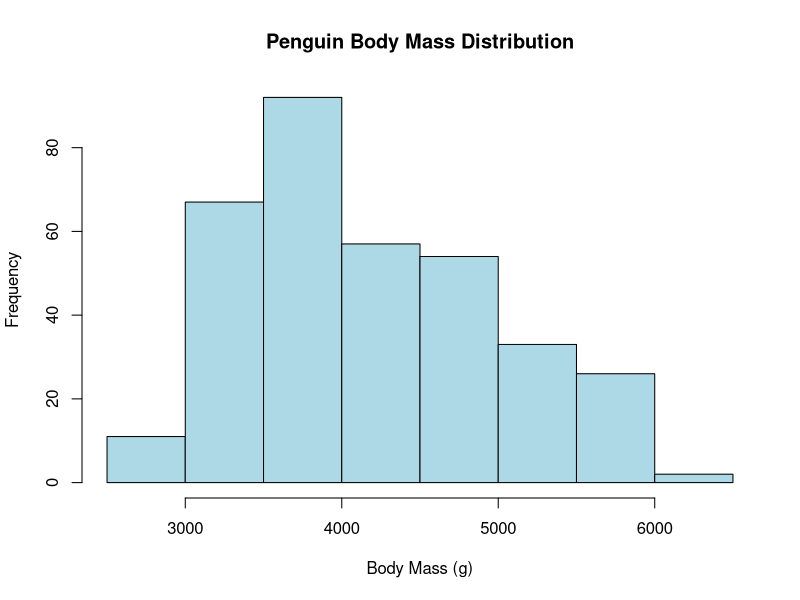
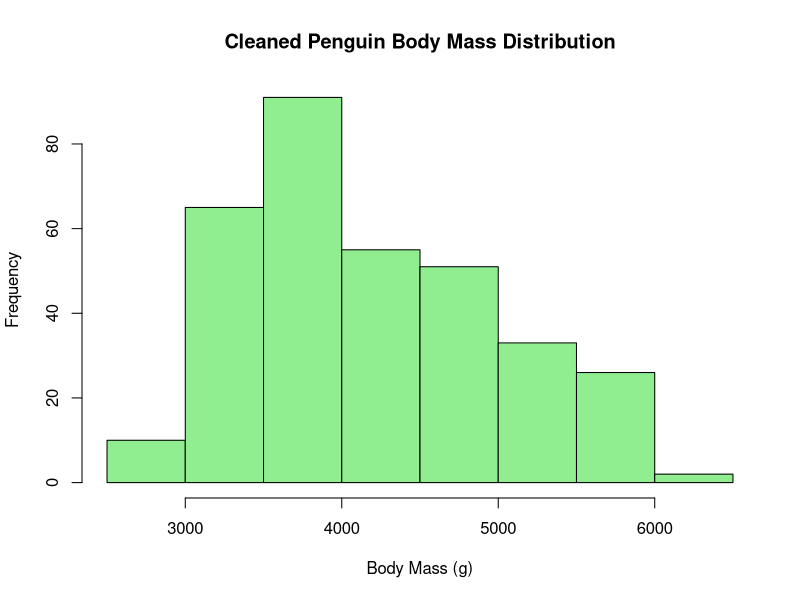
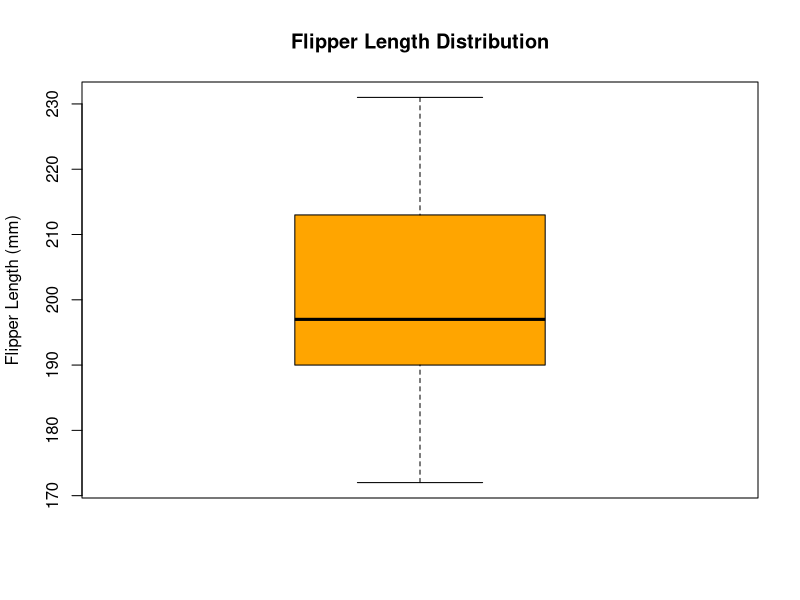
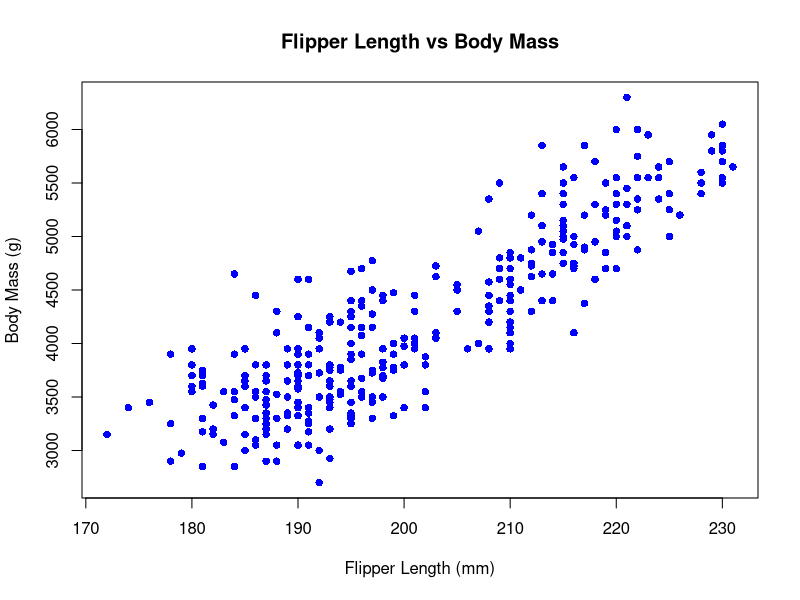
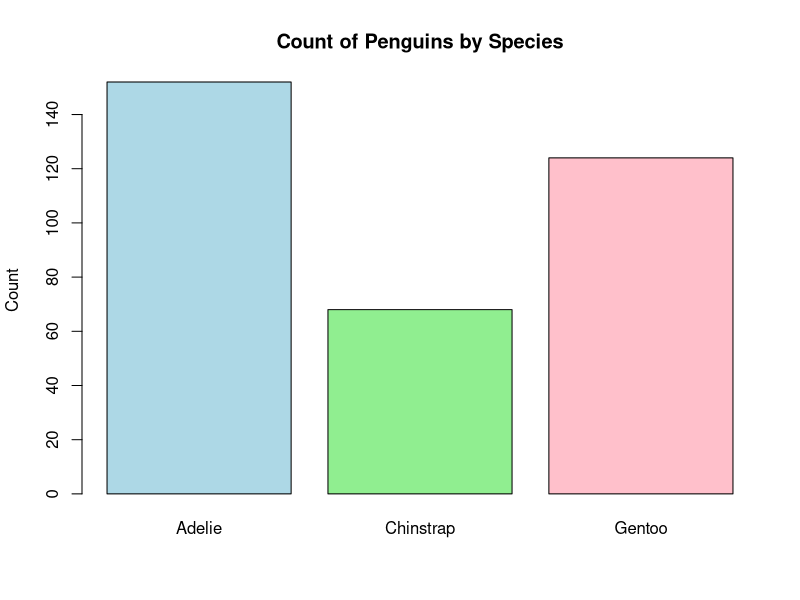

Write the R code that produced these figures, in order.
## ---- chunk 1
# install.packages("palmerpenguins")  # Install package (only needed once)
library(palmerpenguins)  # Load the package
data("penguins")  # Load the dataset
## ---- chunk 2
# View first 10 rows
head(penguins, 10)

# Summary statistics
summary(penguins)

# List all variables (column names)
names(penguins)

# Count the number of observations (rows)
nrow(penguins)

# Count the number of variables (columns)
ncol(penguins)

# Get dataset dimensions (rows & columns)
dim(penguins)

# Check data types of each column
str(penguins)

# Count unique values in categorical columns
table(penguins$species)
table(penguins$sex)
table(penguins$island)
## ---- chunk 3
# Identify and count rows with missing values
sum(!complete.cases(penguins))  # Total missing rows

# Check missing values per column
colSums(is.na(penguins))

# Remove rows with missing values
clean_penguins <- na.omit(penguins)

# Verify changes
nrow(penguins)       # Original dataset size
nrow(clean_penguins)  # Size after removing missing values
## ---- chunk 4
# Calculate mean and median of flipper length column (handling missing values)
mean(penguins$flipper_length_mm, na.rm = TRUE)
median(penguins$flipper_length_mm, na.rm = TRUE)

# Filter penguins of species "Adelie" with flipper length > 200mm
filtered_penguins <- subset(penguins, species == "Adelie" & flipper_length_mm > 200)

# Create a new BMI column (Body Mass Index based on flipper length)
penguins$BMI <- penguins$body_mass_g / (penguins$flipper_length_mm ^ 2)
clean_penguins$BMI <- clean_penguins$body_mass_g / (clean_penguins$flipper_length_mm ^ 2)

# Display first 10 BMI values
head(penguins$BMI, 10)
head(clean_penguins$BMI, 10)
## ---- chunk 5
# Histogram of Body Mass
hist(penguins$body_mass_g, main = "Penguin Body Mass Distribution", xlab = "Body Mass (g)", col = "lightblue")
hist(clean_penguins$body_mass_g, main = "Cleaned Penguin Body Mass Distribution", xlab = "Body Mass (g)", col = "lightgreen")

# Boxplot of Flipper Length
boxplot(penguins$flipper_length_mm, main = "Flipper Length Distribution", ylab = "Flipper Length (mm)", col = "orange")

# Scatter Plot: Flipper Length vs. Body Mass
plot(
  penguins$flipper_length_mm, penguins$body_mass_g,
  main = "Flipper Length vs Body Mass",
  xlab = "Flipper Length (mm)", ylab = "Body Mass (g)",
  col = "blue", pch = 16
)

# Bar Plot: Count of Penguins by Species
barplot(table(penguins$species), main = "Count of Penguins by Species", ylab = "Count", col = c("lightblue", "lightgreen", "pink"))
## ---- chunk 6
# Aggregate function: Compute mean flipper length per species
aggregate(flipper_length_mm ~ species, data = penguins, mean , na.rm = TRUE)

# Count number of penguins per species-sex combination
table(penguins$species , penguins$sex)

# Summarize multiple variables (flipper length and body mass) per species
aggregate(cbind(flipper_length_mm, body_mass_g) ~ species, data = penguins , 
          function(x) c(mean = mean(x, na.rm = TRUE) , sd = sd(x , na.rm = TRUE)))
## ---- chunk 7
# Variance of flipper length
var(penguins$flipper_length_mm, na.rm = TRUE)
var(clean_penguins$body_mass_g)

# Covariance between flipper length and body mass
cov(penguins$flipper_length_mm, penguins$body_mass_g, use = "complete.obs")

# Correlation between flipper length and body mass
cor(penguins$flipper_length_mm, penguins$body_mass_g, use = "complete.obs")
